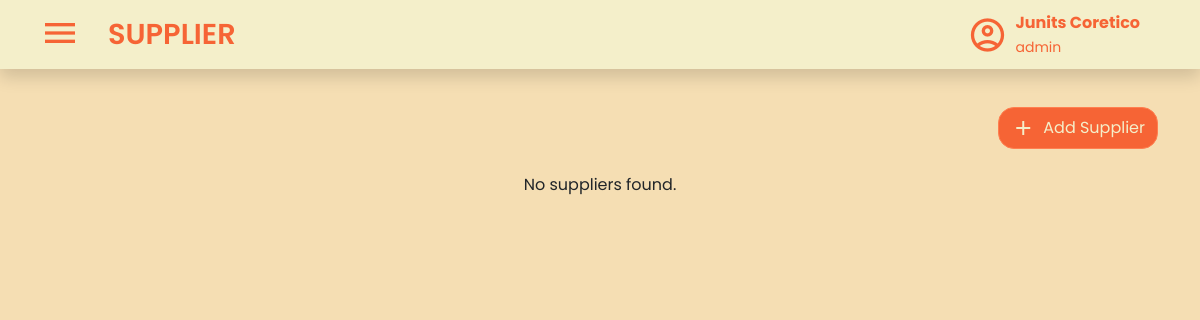
The page /views/suppliers.php (signed in) on the database as committed earlier.
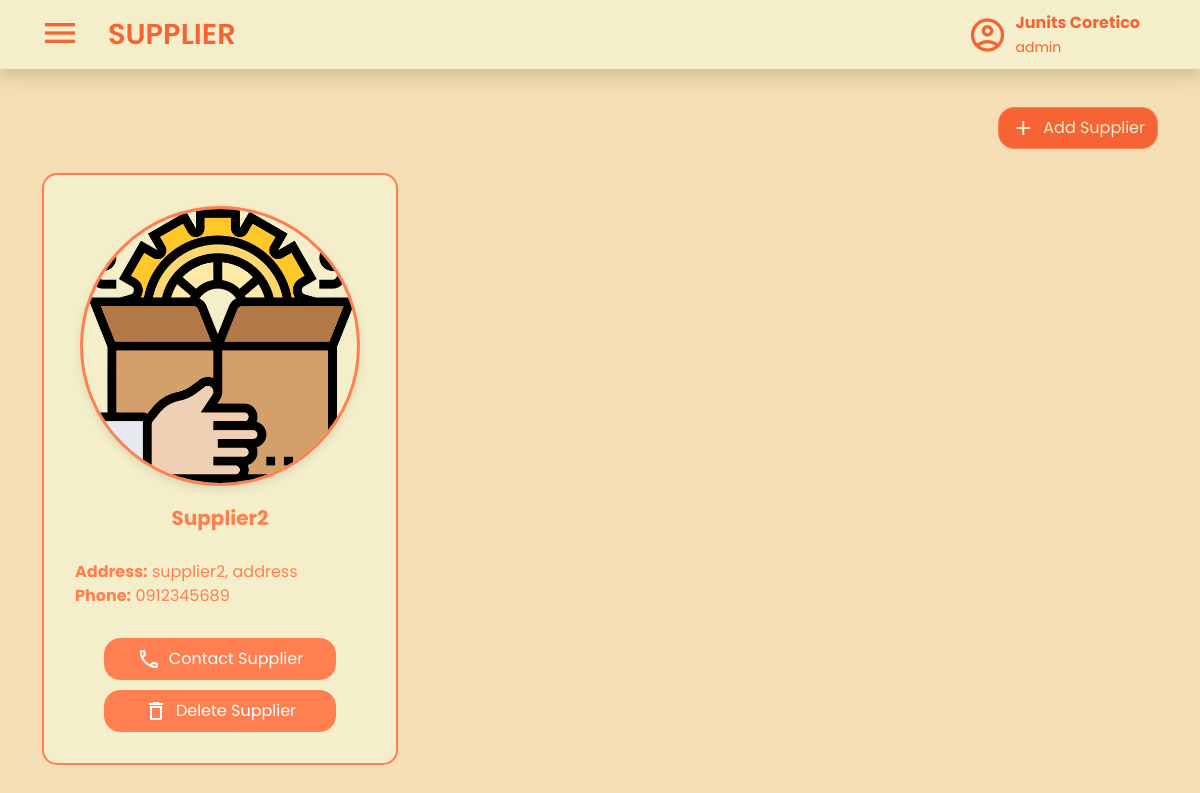
The same page on the database as committed later.
### tables this page shows
CREATE TABLE `suppliers` (
  `SupplierID` int(11) NOT NULL,
  `Name` varchar(50) NOT NULL,
  `Address` text NOT NULL,
  `PhoneNumber` varchar(255) NOT NULL,
  `ProfileImage` varchar(255) DEFAULT NULL,
  `Created_At` datetime NOT NULL DEFAULT current_timestamp(),
  `Created_By` int(11) NOT NULL,
  `Updated_At` datetime NOT NULL DEFAULT current_timestamp() ON UPDATE current_timestamp(),
  `Updated_By` int(11) NOT NULL
);

### views/suppliers.php (the view, shortened to what this page needs)
<?php
  include '../database/database.php';
?>
<!DOCTYPE html>
<html lang="en">
  <head>
    <link rel="stylesheet" href="../statics/products-style.css" />
    <link rel="stylesheet" href="../statics/style.css" />
    <link rel="stylesheet" href="../statics/supplier-style.css" />
    <link rel="stylesheet" href="../statics/css/bootstrap.min.css" />
  </head>
  <body class="main">
    <nav class="navbar bg-body-tertiary fixed-top shadow">
      <div class="container-fluid">
        <div class="d-flex align-items-center">
          <button
            class="navbar-toggler mx-3 border-0 shadow-none"
            type="button"
            data-bs-toggle="offcanvas"
            data-bs-target="#offcanvasNavbar"
            aria-controls="offcanvasNavbar"
            aria-label="Toggle navigation"
          >
            <span class="material-icons-outlined navbar-icon"> menu </span>
          </button>
          <a class="navbar-brand fw-semibold" href="suppliers.php">SUPPLIER</a>
        </div>
        <div class="d-flex align-items-center me-5 ms-auto">
          <span class="material-icons-outlined me-2 fs-1">account_circle</span>
          <div>
            <p class="fw-bold mb-0">
              <?php echo htmlspecialchars($_SESSION['first_name'] . ' ' . $_SESSION['last_name']); ?>
            </p>
            <small class="mt-0">
              <?php echo htmlspecialchars($_SESSION['role']); ?>
            </small>
          </div>
        </div>
      </div>
    </nav>
    <div class="container mt-4 pt-5">
      <div class="row align-items-center justify-content-end">
        <div class="col-md-auto d-flex gap-2">
          <button
            type="button"
            class="btn btn-primary add-product-button d-flex align-items-center gap-2 py-2 rounded-4"
            data-bs-toggle="modal"
            data-bs-target="#staticBackdrop"
          >
            <span class="material-icons-outlined">add</span>
            <span>Add Supplier</span>
          </button>
        </div>
      </div>
      <div class="supplier-page my-4">
            <div class="row mt-4">
                <?php
                $stmt = $conn->prepare('SELECT SupplierID, Name, Address, PhoneNumber, ProfileImage FROM suppliers');
                $stmt->execute();
                $result = $stmt->get_result();
                if ($result->num_rows > 0) {
                    while ($row = $result->fetch_assoc()) {
                        $supplierId = htmlspecialchars($row['SupplierID']);
                        $name = htmlspecialchars($row['Name']);
                        $address = htmlspecialchars($row['Address']);
                        $phone = htmlspecialchars($row['PhoneNumber']);
                        $imagePath = $row['ProfileImage'] ? htmlspecialchars($row['ProfileImage']) : '../statics/images/default_supplier_profile.png';
                ?>
                    <div class="col-md-4 mb-4">
                        <div class="card supplier-card">
                            <div class="card-body">
                                <img src="<?php echo $imagePath; ?>" alt="<?php echo $name; ?>" class="pic" />
                                <h5 class="card-title"><?php echo $name; ?></h5>
                                <p class="card-text">
                                    <strong>Address:</strong> <?php echo $address; ?><br />
                                    <strong>Phone:</strong> <?php echo $phone; ?><br />
                                </p>
                                <div class="btn-container">
                                    <button class="btn btn-primary d-flex align-items-center justify-content-center gap-2 py-2 rounded-4"
                                            data-bs-toggle="modal" data-bs-target="#contactModal<?php echo $supplierId; ?>">
                                        <span class="material-icons-outlined">phone</span>
                                        <span>Contact Supplier</span>
                                    </button>
                                    <button class="btn btn-danger d-flex align-items-center justify-content-center gap-2 py-2 rounded-4"
                                            data-bs-toggle="modal" data-bs-target="#deleteModal<?php echo $supplierId; ?>">
                                        <span class="material-icons-outlined">delete</span>
                                        <span>Delete Supplier</span>
                                    </button>
                                </div>
                            </div>
                        </div>
                    </div>
                <?php
                    }
                } else {
                    echo '<div class="col-12 text-center">No suppliers found.</div>';
                }
                ?>
            </div>
        </div>
    </div>
  </body>
</html>

Rows that differ between the two databases and show on the page:
added suppliers: Name "Supplier2", Address "supplier2, address", PhoneNumber "0912345689"
Other text that changed with them:
text no longer shown: "No suppliers found."
